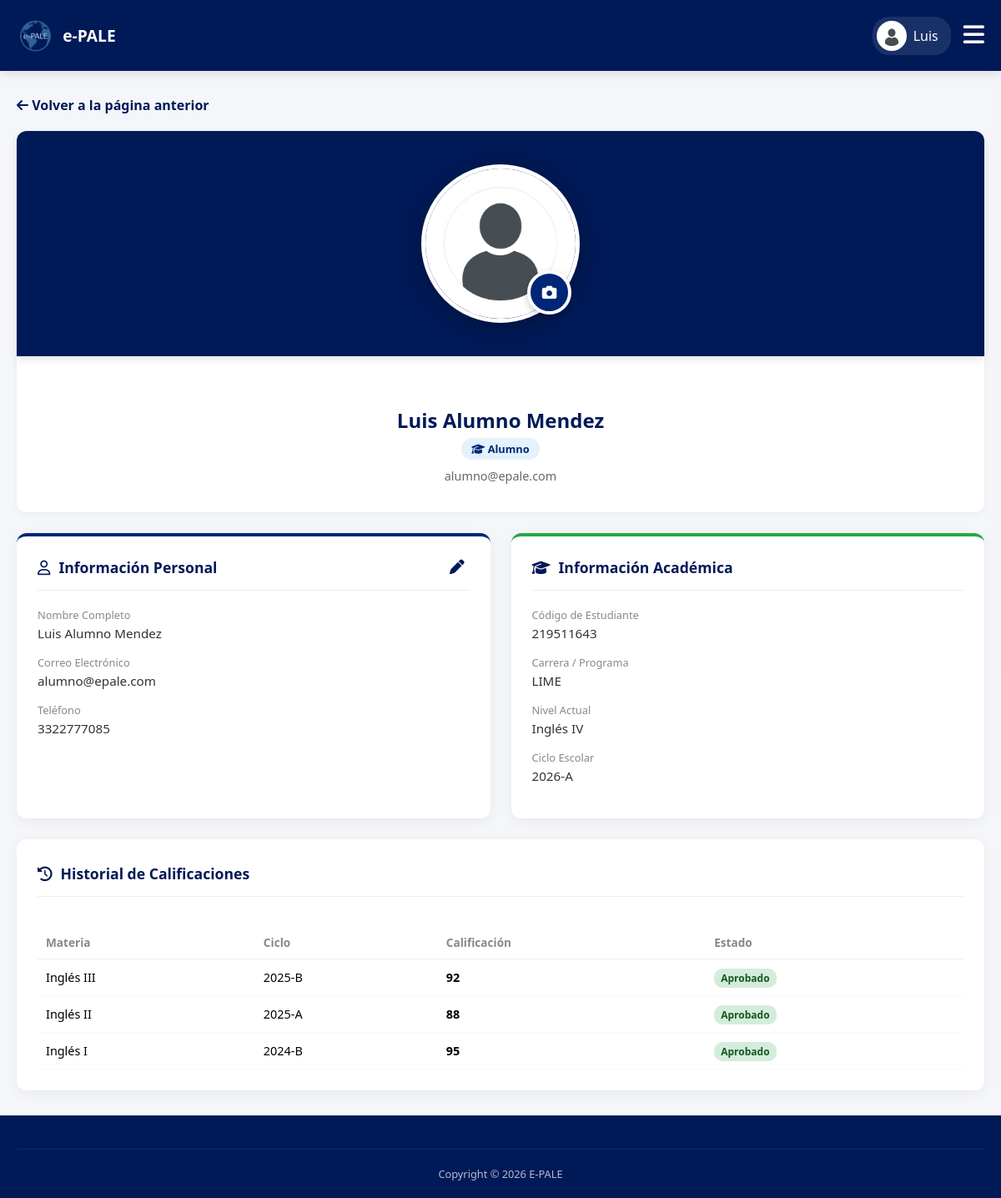
/estudiante/perfil.php (signed in), run on an earlier commit of the app's database.
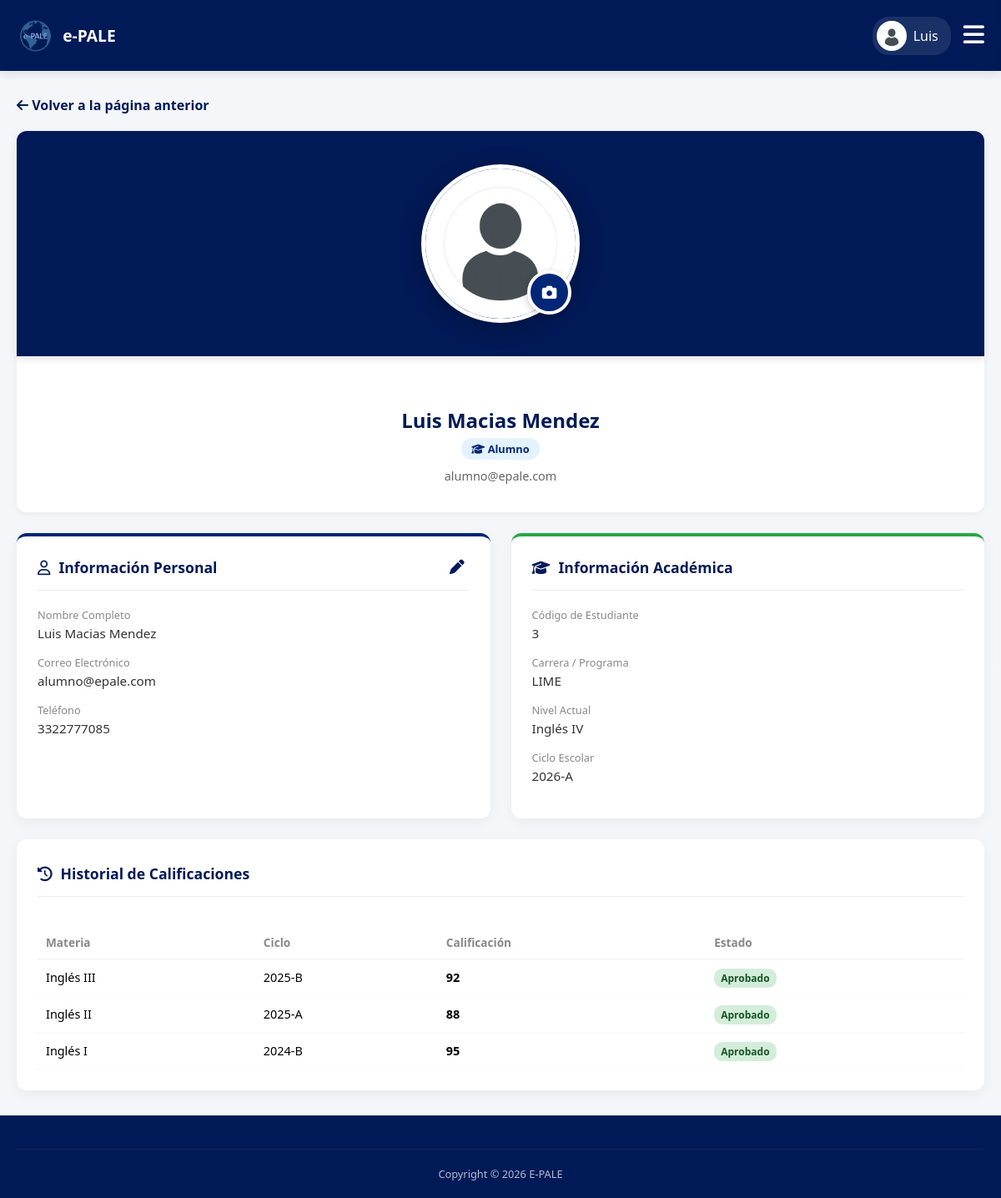
And on a later commit of the database.
### tables this page shows
CREATE TABLE IF NOT EXISTS `alumnos` (
  `alumno_id` int NOT NULL AUTO_INCREMENT,
  `usuario_id` int NOT NULL,
  `carrera` varchar(50) DEFAULT NULL,
  PRIMARY KEY (`alumno_id`),
  KEY `usuario_id` (`usuario_id`)
);

CREATE TABLE IF NOT EXISTS `usuarios` (
  `usuario_id` int NOT NULL AUTO_INCREMENT,
  `codigo` varchar(20) DEFAULT NULL,
  `nombre` varchar(50) NOT NULL,
  `apellido_paterno` varchar(50) NOT NULL,
  `apellido_materno` varchar(50) DEFAULT NULL,
  `correo` varchar(100) NOT NULL,
  `password` varchar(255) DEFAULT NULL,
  `telefono` varchar(20) DEFAULT NULL,
  `rol` enum('ADMIN','PROFESOR','ALUMNO') NOT NULL,
  `estatus` enum('ACTIVO','INACTIVO') DEFAULT 'ACTIVO',
  `foto_perfil` varchar(255) DEFAULT NULL,
  `google_id` varchar(255) DEFAULT NULL,
  `fecha_creacion` timestamp NULL DEFAULT CURRENT_TIMESTAMP,
  PRIMARY KEY (`usuario_id`),
  UNIQUE KEY `correo` (`correo`),
  UNIQUE KEY `codigo` (`codigo`)
);

### estudiante/perfil.php (the view, shortened to what the changed rows need)
<?php
require '../db.php';
$stmt = $pdo->prepare("
    SELECT u.*, a.carrera
    FROM usuarios u
    LEFT JOIN alumnos a ON u.usuario_id = a.usuario_id
    WHERE u.usuario_id = ?
");
$stmt->execute([$_SESSION['user_id']]);
$user = $stmt->fetch(PDO::FETCH_ASSOC);
$nombre_completo = $user['nombre'] . " " . (isset($user['apellido_paterno']) ? $user['apellido_paterno'] : $user['apellidos']) . (isset($user['apellido_materno']) && $user['apellido_materno'] ? ' ' . $user['apellido_materno'] : '');
?>
<!DOCTYPE html>
<html lang="es">
<head>
    <link rel="stylesheet" href="../css/estudiante.css?v=<?php echo time(); ?>">
    <link rel="stylesheet" href="https://cdnjs.cloudflare.com/ajax/libs/font-awesome/6.4.0/css/all.min.css">
</head>
<body>
    <main class="main-content">
        <div class="profile-basic-info">
            <h2 style="margin:0; color:var(--udg-blue);"><?php echo htmlspecialchars($nombre_completo); ?></h2>
            <span class="profile-role-badge"><i class="fas fa-graduation-cap"></i> Alumno</span>
            <p style="color:#666; margin-top:5px; font-size:0.9rem;"><?php echo htmlspecialchars($user['correo']); ?></p>
        </div>
        <div class="profile-grid">
            <div class="card">
                <div class="info-section">
                    <span class="info-label">Nombre Completo</span>
                    <span class="info-value"><?php echo htmlspecialchars($nombre_completo); ?></span>
                </div>
                <div class="info-section">
                    <span class="info-label">Correo Electrónico</span>
                    <span class="info-value"><?php echo htmlspecialchars($user['correo']); ?></span>
                </div>
                <div class="info-section">
                    <span class="info-label">Teléfono</span>
                    <span class="info-value"><?php echo $user['telefono'] ? htmlspecialchars($user['telefono']) : '<span style="color:#aaa;">No registrado</span>'; ?></span>
                </div>
            </div>
            <div class="card">
                <div class="info-section">
                    <span class="info-label">Código de Estudiante</span>
                    <span class="info-value"><?php echo isset($user['codigo']) && $user['codigo'] ? htmlspecialchars($user['codigo']) : '---'; ?></span>
                </div>
                <div class="info-section">
                    <span class="info-label">Carrera / Programa</span>
                    <span class="info-value"><?php echo isset($user['carrera']) && $user['carrera'] ? htmlspecialchars($user['carrera']) : 'Sin asignar'; ?></span>
                </div>
            </div>
        </div>
        <div class="card">
            <div style="overflow-x:auto;">
                <table class="history-table">
                    <thead>
                        <tr>
                            <th>Materia</th>
                            <th>Ciclo</th>
                            <th>Calificación</th>
                            <th>Estado</th>
                        </tr>
                    </thead>
                </table>
            </div>
        </div>
    </main>
</body>
</html>

What changed in the data, as far as the page shows it:
changed through a linked row, alumnos "LIME": usuario.apellido_materno "Luis Alumno Mendez" → "Luis Macias Mendez"; usuario.codigo "219511643" → "3"
